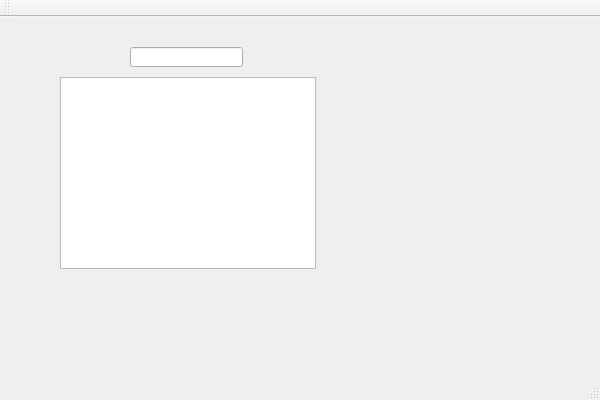
<?xml version="1.0" encoding="UTF-8"?>
<ui version="4.0">
 <class>QtWidgetsApplication5Class</class>
 <widget class="QMainWindow" name="QtWidgetsApplication5Class">
  <property name="geometry">
   <rect>
    <x>0</x>
    <y>0</y>
    <width>600</width>
    <height>400</height>
   </rect>
  </property>
  <property name="windowTitle">
   <string>QtWidgetsApplication5</string>
  </property>
  <widget class="QWidget" name="centralWidget">
   <widget class="QLineEdit" name="lineEdit">
    <property name="geometry">
     <rect>
      <x>130</x>
      <y>30</y>
      <width>113</width>
      <height>20</height>
     </rect>
    </property>
   </widget>
   <widget class="QTableView" name="tableView">
    <property name="geometry">
     <rect>
      <x>60</x>
      <y>60</y>
      <width>256</width>
      <height>192</height>
     </rect>
    </property>
   </widget>
  </widget>
  <widget class="QMenuBar" name="menuBar">
   <property name="geometry">
    <rect>
     <x>0</x>
     <y>0</y>
     <width>600</width>
     <height>21</height>
    </rect>
   </property>
  </widget>
  <widget class="QToolBar" name="mainToolBar">
   <attribute name="toolBarArea">
    <enum>TopToolBarArea</enum>
   </attribute>
   <attribute name="toolBarBreak">
    <bool>false</bool>
   </attribute>
  </widget>
  <widget class="QStatusBar" name="statusBar"/>
 </widget>
 <layoutdefault spacing="6" margin="11"/>
 <resources>
  <include location="QtWidgetsApplication5.qrc"/>
 </resources>
 <connections/>
</ui>
